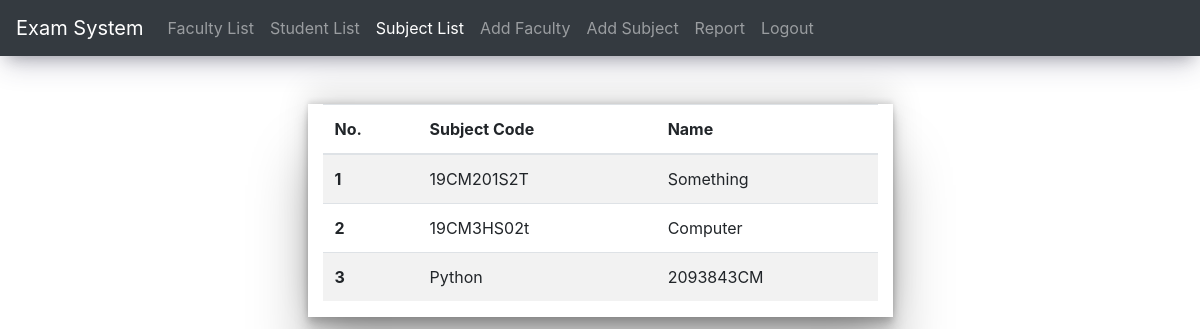
The app's page /sub_list.php with its own data.
### tables this page shows
CREATE TABLE `subject` (
  `sub_id` int(11) NOT NULL,
  `sub_code` varchar(255) DEFAULT NULL,
  `sub_name` varchar(255) DEFAULT NULL
);

### sub_list.php (the view, shortened to what this page needs)
<?php
require("conn.php");
$fac_list="SELECT * from subject";
$fac_res=mysqli_query($con,$fac_list) or die(mysqli_error($con));
?>
<!DOCTYPE html>
<html>
<head>
	<link rel="stylesheet" href="https://cdn.jsdelivr.net/npm/bootstrap@4.0.0/dist/css/bootstrap.min.css">
</head>
<body>
<nav class="navbar navbar-expand-lg navbar-dark bg-dark">
  <a class="navbar-brand" href="#">Exam System</a>
  <div class="collapse navbar-collapse" id="navbarNav">
    <ul class="navbar-nav">
      <li class="nav-item ">
        <a class="nav-link" href="coe_dash.php">Faculty List</a>
      </li>
      <li class="nav-item">
        <a class="nav-link" href="student_list.php">Student List</a>
      </li>
      <li class="nav-item active">
        <a class="nav-link" href="sub_list.php">Subject List</a>
      </li>
      <li class="nav-item">
        <a class="nav-link" href="add_fac.php">Add Faculty</a>
      </li>
      <li class="nav-item">
        <a class="nav-link" href="add_sub.php">Add Subject</a>
      </li>
      <li class="nav-item">
        <a class="nav-link" href="report.php">Report</a>
      </li>
      <li class="nav-item">
        <a class="nav-link" href="logout.php">Logout</a>
      </li>
    </ul>
  </div>
</nav>
<div class="container-fluid">
    <div class="container mt-5 col-md-6">
    <table class="table table-striped">
  <thead>
    <tr>
      <th scope="col">No.</th>
      <th scope="col">Subject Code</th>
      <th scope="col">Name</th>
    </tr>
  </thead>
  <tbody>
  <?php $i=1;
    while($row=mysqli_fetch_array($fac_res)){
      echo '<tr>
      <th scope="row">'.$i.'</th>
      <td>'.$row['sub_code'].'</td>
      <td>'.$row['sub_name'].'</td>
    </tr>';
    $i++;
    }
    ?>
  </tbody>
</table>
    </div>
</div>
</body>
</html>

### sub_list.php (style rules this page uses)
.col-md-6 { box-shadow: rgba(0, 0, 0, 0.25) 0px 54px 55px, rgba(0, 0, 0, 0.12) 0px -12px 30px, rgba(0, 0, 0, 0.12) 0px 4px 6px, rgba(0, 0, 0, 0.17) 0px 12px 13px, rgba(0, 0, 0, 0.09) 0px -3px 5px; }
nav { box-shadow: rgba(50, 50, 93, 0.25) 0px 13px 27px -5px, rgba(0, 0, 0, 0.3) 0px 8px 16px -8px; }
.container { overflow-x: scroll; }

### records on screen
subject: sub_code "19CM201S2T", sub_name "Something"
subject: sub_code "19CM3HS02t", sub_name "Computer"
subject: sub_code "Python", sub_name "2093843CM"
